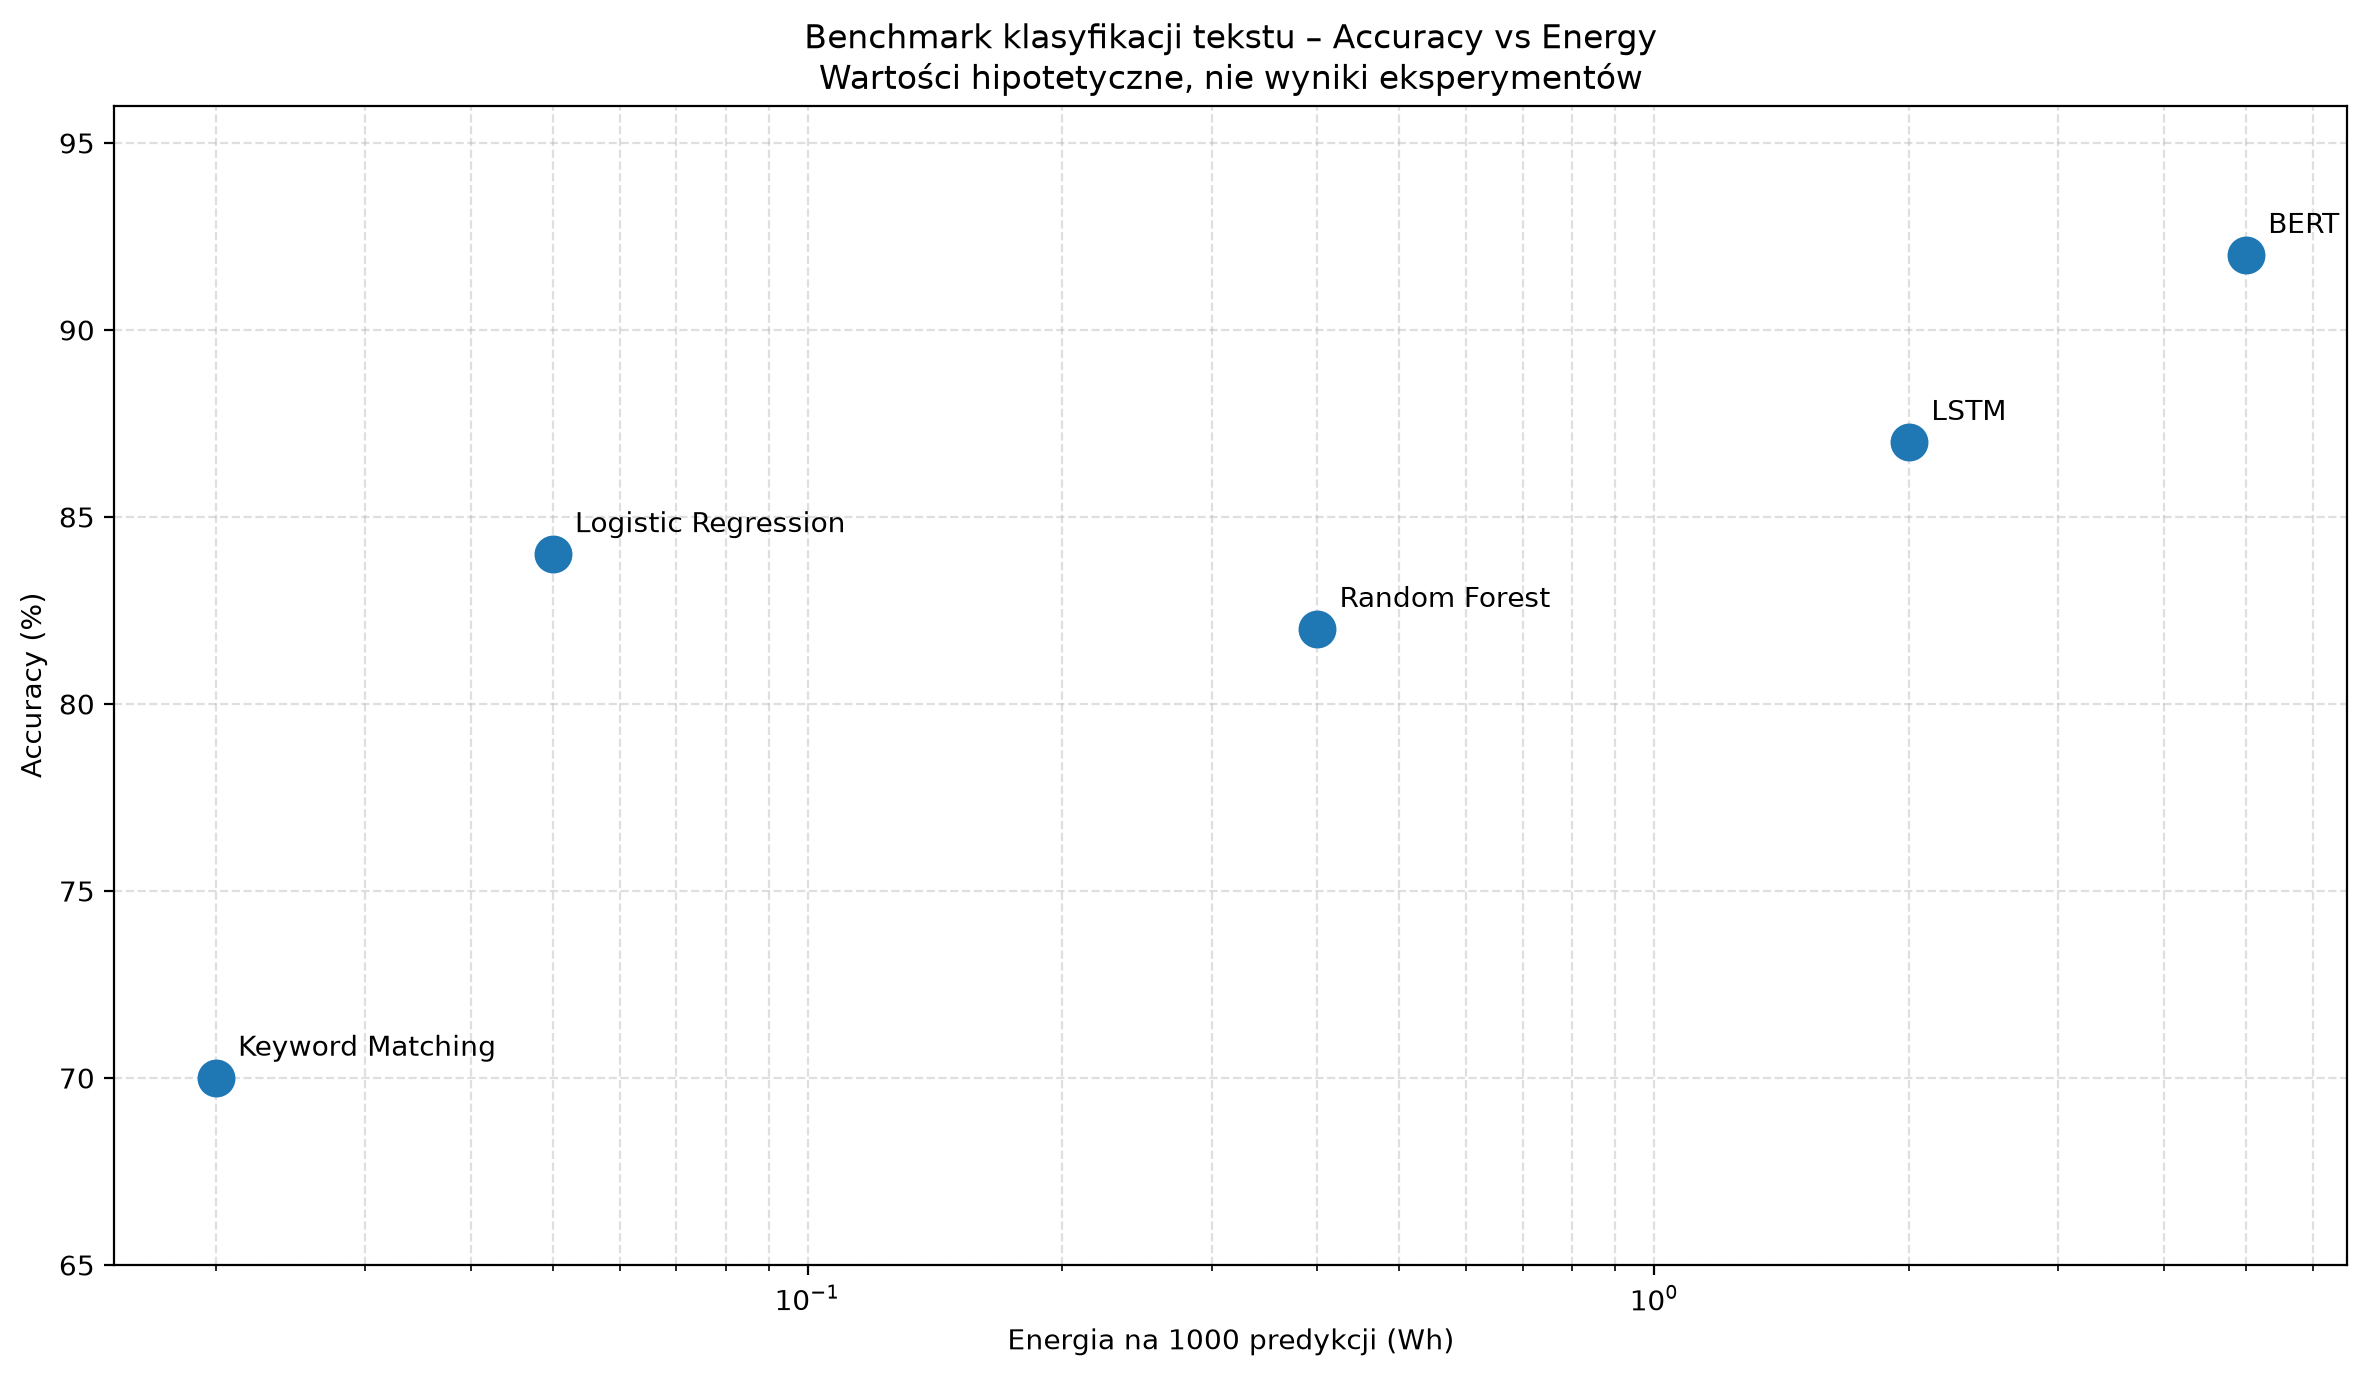

Recreate this plot in Python.

import matplotlib
matplotlib.use("Agg")

import matplotlib.pyplot as plt

# Zadanie 17 – Benchmark: Energy vs Accuracy
# Wszystkie wartości są hipotetyczne.
# Nie pochodzą z rzeczywistych pomiarów modeli.

models = [
    "Keyword Matching",
    "Logistic Regression",
    "Random Forest",
    "LSTM",
    "BERT",
]

accuracy = [70, 84, 82, 87, 92]

# Energia inferencji na 1000 predykcji (Wh)
energy = [0.02, 0.05, 0.40, 2.00, 5.00]

plt.figure(figsize=(12, 7))

plt.scatter(
    energy,
    accuracy,
    s=160,
    zorder=3,
)

for model, x, y in zip(models, energy, accuracy):
    plt.annotate(
        model,
        (x, y),
        xytext=(8, 8),
        textcoords="offset points",
        fontsize=10,
    )

plt.xscale("log")

plt.xlabel("Energia na 1000 predykcji (Wh)")
plt.ylabel("Accuracy (%)")

plt.title(
    "Benchmark klasyfikacji tekstu – Accuracy vs Energy\n"
    "Wartości hipotetyczne, nie wyniki eksperymentów"
)

plt.grid(
    True,
    which="both",
    linestyle="--",
    alpha=0.4,
)

plt.ylim(65, 96)
plt.tight_layout()

plt.savefig(
    "zadanie17_wykres.png",
    dpi=200,
    bbox_inches="tight",
)

plt.close()

print("Wykres zapisano: zadanie17_wykres.png")
